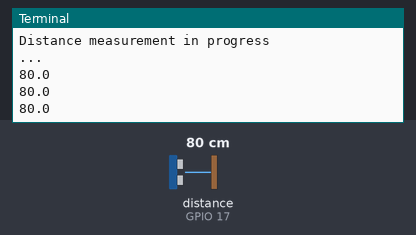
Recording of a program running on a simulated Raspberry Pi (BCM pin numbers). On the bench: the last lines printed to the terminal. Inputs (shaded band) come from the test bench; at power-on: distance to the obstacle (sensor on GPIO 17) 80 cm. The echo pulse lasts 58.3 µs per cm; the clock reads 2024-03-15 10:24:30 at power-on unless the program sets it.

Above: at 1.2 s.
1.3 s: distance to the obstacle (sensor on GPIO 17) set to 2 cm
At 1.9 s:
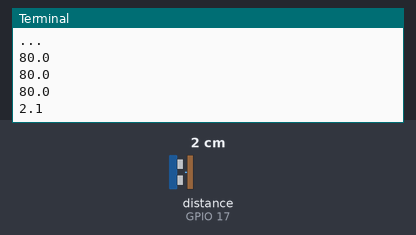
2.8 s: distance to the obstacle (sensor on GPIO 17) set to 4 cm
At 3.4 s:
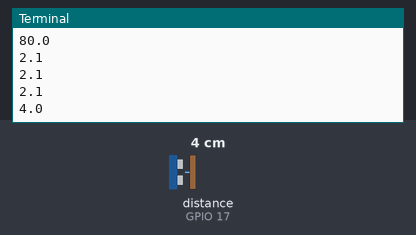
Timing chart, 0 to 5.8 s (numbered marks = the images above; inputs shaded):
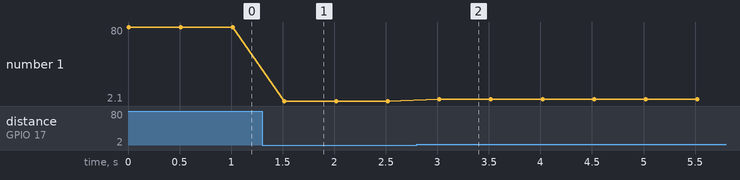

The program:

ultrasonic2.py
```python
import RPi.GPIO as GPIO
import time
GPIO.setmode(GPIO.BCM)

TRIG = 4
ECHO = 17

print("Distance measurement in progress")

#set GPIO direction (in/out)
GPIO.setup(TRIG,GPIO.OUT)
GPIO.setup(ECHO,GPIO.IN)

print("...")
def distance ():
    # set trig to HIGH
    GPIO.output(TRIG, True)

    # after 0.01ms set trig to LOW
    time.sleep(0.00001)
    GPIO.output(TRIG, False)

    StartTime = time.time()
    StopTime = time.time()

    # save start time
    while GPIO.input(ECHO) == 0:
        StartTime = time.time()

    # save time of arrival
    while GPIO.input(ECHO) == 1:
        StopTime = time.time()

    # time difference between start and arrival
    TimeElapsed = StopTime - StartTime
    # multiply with sonic speed (34300 cm/s)
    # and divide by 2 because there and back
    distance = (TimeElapsed * 34300) / 2

    return distance

if __name__ == '__main__':
    try:
        while True:
            dist = distance()
            print("%.1f" % dist)
            time.sleep(0.5)

        # reset by pressing CTRL + C
    except KeyboardInterrupt:
        print("Measurement stopped by user")
        GPIO.cleanup()
```

Measured:
- after the input at 1.3 s, the terminal: prints a new line after 0.22 s (image 1)
- after the input at 2.8 s, the terminal: prints a new line after 0.22 s (image 2)
- plotted number 1: 80 → 2.1 after the input at 1.3 s, 2.1 → 4 after the input at 2.8 s
